Frame 1 (no input): blank canvas, image omitted
Frame 60 (the mouse pressed at the canvas centre just before this capture): blank canvas, image omitted
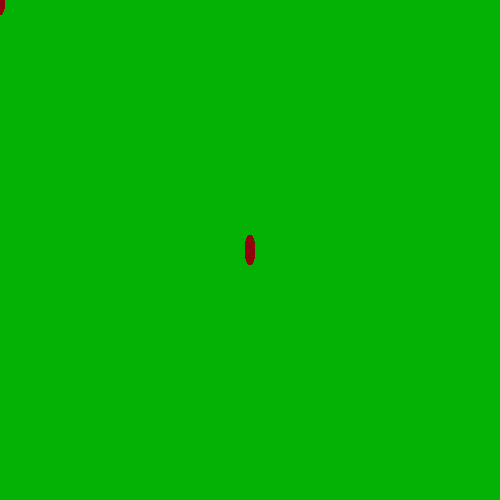
Frame 120 (the mouse held since frame 60 and released just before this capture)

The Processing sketch whose frames 1 and 60 were blank and that drew this single picture after the mouse press (run headless with seeded random() and noise(); from frame 60 on, the mouse is pressed at the canvas centre):

// Processing sketch: processing_31130
// ── processing_31130.pde

void setup(){
background(3,178,5);  
size(500,500);
fill(147,3,13);
noStroke();
}
void draw(){
ellipse(mouseX,mouseY,10,30);
}
